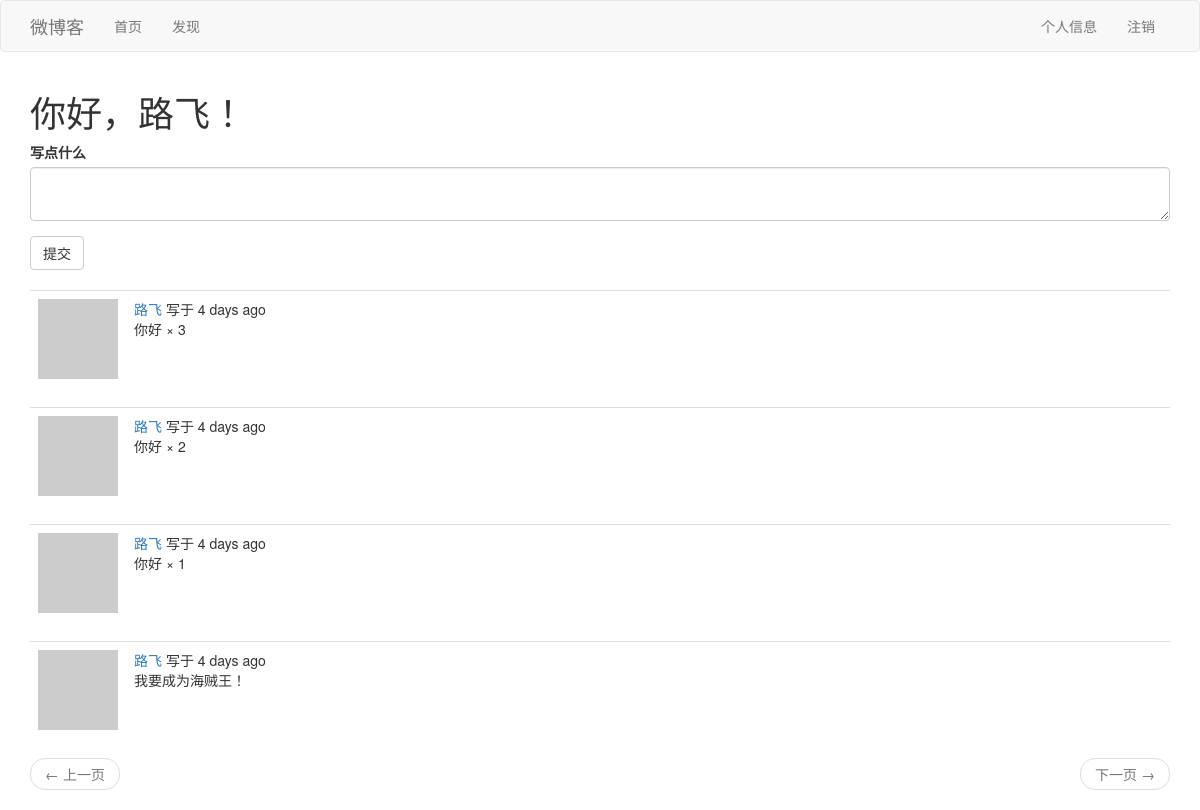
Before: /index (signed in) with the older database file.
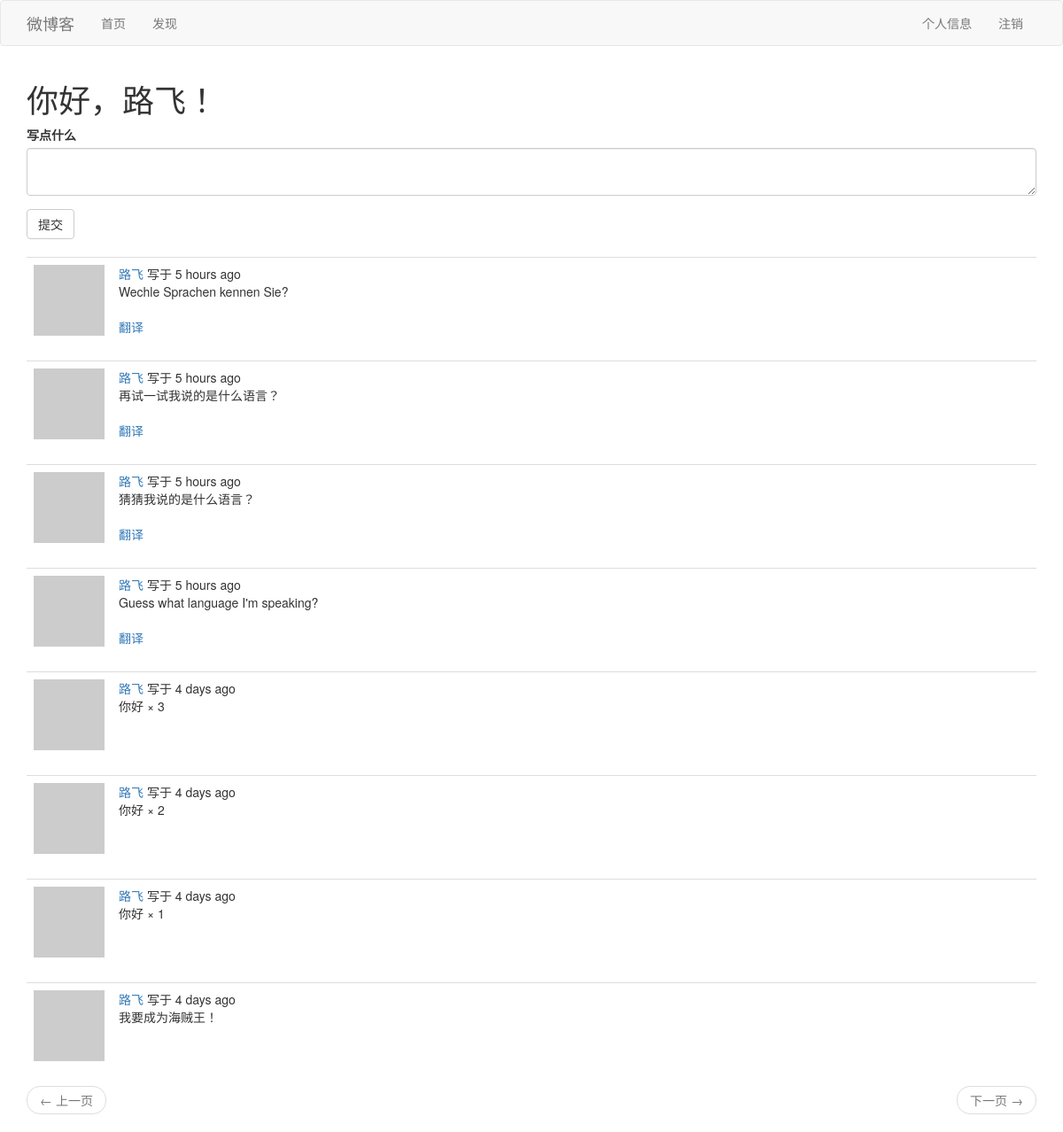
After: the same page with the newer database file.
### app/models.py (models this page shows, shortened)
class User(UserMixin, db.Model):
    id = db.Column(db.Integer, primary_key=True)
    username = db.Column(db.String(64), index=True, unique=True)
    email = db.Column(db.String(120), index=True, unique=True)
    password_hash = db.Column(db.String(128))
    posts = db.relationship('Post', backref='author', lazy='dynamic')
    about_me = db.Column(db.String(140))
    last_seen = db.Column(db.DateTime, default=datetime.utcnow)
    followed = db.relationship(
        'User', secondary=followers,
        primaryjoin=(followers.c.follower_id == id),
        secondaryjoin=(followers.c.followed_id == id),
        backref=db.backref('followers', lazy='dynamic'),
        lazy='dynamic')
    def avatar(self, size):
        digest = md5(self.email.lower().encode('utf-8')).hexdigest()
        return 'https://www.gravatar.com/avatar/{}?d=robohash&s={}'.format(
            digest, size)
    def followed_posts(self):
        followed = Post.query.join(
            followers, (followers.c.followed_id == Post.user_id)).filter(
            followers.c.follower_id == self.id)
        return followed.union(self.posts).order_by(Post.timestamp.desc())

class Post(db.Model):
    id = db.Column(db.Integer, primary_key=True)
    body = db.Column(db.String(140))
    timestamp = db.Column(db.DateTime, index=True, default=datetime.utcnow)
    user_id = db.Column(db.Integer, db.ForeignKey('user.id'))
    language = db.Column(db.String(5))

### app/routes.py (the view, shortened to what this page needs)
@app.route('/', methods=['GET', 'POST'])
@app.route('/index', methods=['GET', 'POST'])
@login_required
def index():
    form = PostForm()
    page = request.args.get('page', 1, type=int)
    posts = current_user.followed_posts().paginate(
        page, app.config['POSTS_PER_PAGE'], False)
    next_url = url_for('index', page=posts.next_num) if posts.has_next else None
    prev_url = url_for('index', page=posts.prev_num) if posts.has_prev else None
    return render_template('index.html', title=_('首页'),
                           form=form, posts=posts.items,
                           next_url=next_url, prev_url=prev_url)

### app/forms.py
class PostForm(FlaskForm):
    post = TextAreaField(_l('写点什么'), validators=[
        DataRequired(), Length(min=1, max=140)])
    submit = SubmitField(_l('提交'))

### app/models.py (called while the page is built)
@login.user_loader
def load_user(id):
    return User.query.get(int(id))

### app/routes.py (called while the page is built)
@app.before_request
def before_request():
    if current_user.is_authenticated:
        current_user.last_seen = datetime.utcnow()
        db.session.commit()
    g.locale = str(get_locale())
    if g.locale == 'zh':
        g.locale = 'zh-cn'

### app/templates/index.html
{% extends 'base.html' %}
{% import 'bootstrap/wtf.html' as wtf %}
{% block app_content %}
    <h1>{{ _('你好，%(username)s！', username=current_user.username) }}</h1>
    {% if form %}
        {{ wtf.quick_form(form) }}
        <br/>
    {% endif %}
    {% for post in posts %}
        {% include '_post.html' %}
    {% endfor %}
    <nav aria-label="...">
        <ul class="pager">
            <li class="previous{% if not prev_url %} disabled{% endif %}">
                <a href="{{ prev_url or '#' }}">
                    <span aria-hidden="true">&larr;</span> {{ _('上一页') }}
                </a>
            </li>
            <li class="next{% if not next_url %} disabled{% endif %}">
                <a href="{{ next_url or '#' }}">
                    {{ _('下一页') }} <span aria-hidden="true">&rarr;</span>
                </a>
            </li>
        </ul>
    </nav>
{% endblock %}

### app/templates/base.html (shortened to what this page needs)
{% extends 'bootstrap/base.html' %}
{% block navbar %}
    <nav class="navbar navbar-default">
        <div class="container">
            <div class="navbar-header">
                <a class="navbar-brand" href="{{ url_for('index') }}">{{ _('微博客') }}</a>
            </div>
            <div class="collapse navbar-collapse" id="bs-example-navbar-collapse-1">
                <ul class="nav navbar-nav">
                    <li><a href="{{ url_for('index') }}">{{ _('首页') }}</a></li>
                    <li><a href="{{ url_for('explore') }}">{{ _('发现') }}</a></li>
                </ul>
                <ul class="nav navbar-nav navbar-right">
                    {% if current_user.is_anonymous %}
                    <li><a href="{{ url_for('login') }}">{{ _('登录') }}</a></li>
                    {% else %}
                    <li><a href="{{ url_for('user', username=current_user.username) }}">{{ _('个人信息') }}</a></li>
                    <li><a href="{{ url_for('logout') }}">{{ _('注销') }}</a></li>
                    {% endif %}
                </ul>
            </div>
        </div>
    </nav>
{% endblock %}
{% block content %}
    <div class="container">
        {% block app_content %}{% endblock %}
    </div>
{% endblock %}

### app/templates/_post.html (shortened to what this page needs)
<table class="table table-hover">
    <tr>
        <td width="70px">
            <a href="{{ url_for('user', username=post.author.username) }}">
                <img src="{{ post.author.avatar(36) }}">
            </a>
        </td>
        <td>
            {{ _('%(username)s 写于 %(when)s',
                    username=user_link,
                    when=moment(post.timestamp).fromNow()) }}
            <br/>
            <span id="post{{ post.id }}">{{ post.body }}</span>
            {% if post.language and post.language != g.locale %}
                {% if not g.locale.startswith(post.language) %}
                    <br/>
                    <br/>
                    <span id="translation{{ post.id }}">
                        <a href="javascript:translate(
                                    '#post{{ post.id }}',
                                    '#translation{{ post.id }}',
                                    '{{ post.language }}',
                                    '{{ g.locale }}');">
                            {{ _('翻译') }}
                        </a>
                    </span>
                {% endif %}
            {% endif %}
        </td>
</table>

Changed rows visible on the page:
added Post: body "Wechle Sprachen kennen Sie?"
added Post: body "再试一试我说的是什么语言？"
added Post: body "猜猜我说的是什么语言？"
added Post: body "Guess what language I'm speaking?"
